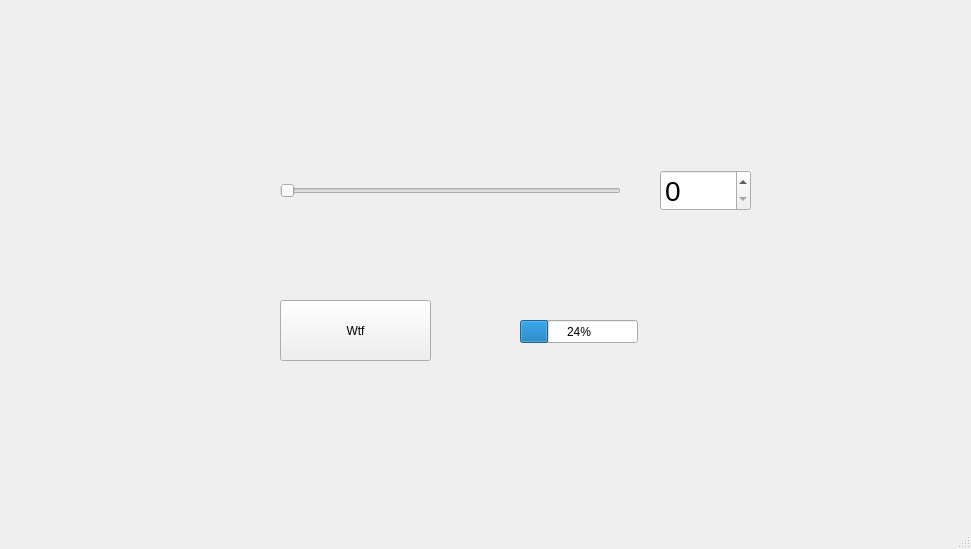
<?xml version="1.0" encoding="UTF-8"?>
<ui version="4.0">
 <class>MainWindow</class>
 <widget class="QMainWindow" name="MainWindow">
  <property name="geometry">
   <rect>
    <x>0</x>
    <y>0</y>
    <width>971</width>
    <height>549</height>
   </rect>
  </property>
  <property name="windowTitle">
   <string>MainWindow</string>
  </property>
  <widget class="QWidget" name="centralwidget">
   <widget class="QSlider" name="Slider1">
    <property name="geometry">
     <rect>
      <x>280</x>
      <y>150</y>
      <width>341</width>
      <height>81</height>
     </rect>
    </property>
    <property name="orientation">
     <enum>Qt::Horizontal</enum>
    </property>
   </widget>
   <widget class="QPushButton" name="pushButton">
    <property name="geometry">
     <rect>
      <x>280</x>
      <y>300</y>
      <width>151</width>
      <height>61</height>
     </rect>
    </property>
    <property name="text">
     <string>Wtf</string>
    </property>
   </widget>
   <widget class="QSpinBox" name="SpinBox">
    <property name="geometry">
     <rect>
      <x>660</x>
      <y>170</y>
      <width>91</width>
      <height>41</height>
     </rect>
    </property>
    <property name="font">
     <font>
      <pointsize>21</pointsize>
     </font>
    </property>
   </widget>
   <widget class="QProgressBar" name="progressBar">
    <property name="geometry">
     <rect>
      <x>520</x>
      <y>320</y>
      <width>118</width>
      <height>23</height>
     </rect>
    </property>
    <property name="value">
     <number>24</number>
    </property>
   </widget>
  </widget>
  <widget class="QMenuBar" name="menubar">
   <property name="geometry">
    <rect>
     <x>0</x>
     <y>0</y>
     <width>971</width>
     <height>21</height>
    </rect>
   </property>
  </widget>
  <widget class="QStatusBar" name="statusbar"/>
 </widget>
 <resources/>
 <connections/>
</ui>
